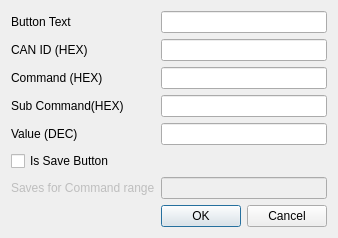
<?xml version="1.0" encoding="UTF-8"?>
<ui version="4.0">
 <class>ButtonEditDialog</class>
 <widget class="QDialog" name="ButtonEditDialog">
  <property name="geometry">
   <rect>
    <x>0</x>
    <y>0</y>
    <width>302</width>
    <height>220</height>
   </rect>
  </property>
  <property name="windowTitle">
   <string>Edit Button</string>
  </property>
  <layout class="QFormLayout" name="formLayout">
   <item row="0" column="0">
    <widget class="QLabel" name="label_2">
     <property name="text">
      <string>Button Text</string>
     </property>
    </widget>
   </item>
   <item row="0" column="1">
    <widget class="QLineEdit" name="textEdit"/>
   </item>
   <item row="1" column="0">
    <widget class="QLabel" name="label">
     <property name="text">
      <string>CAN ID (HEX)</string>
     </property>
    </widget>
   </item>
   <item row="1" column="1">
    <widget class="QLineEdit" name="CanIdEdit"/>
   </item>
   <item row="2" column="0">
    <widget class="QLabel" name="label_3">
     <property name="text">
      <string>Command (HEX)</string>
     </property>
    </widget>
   </item>
   <item row="2" column="1">
    <widget class="QLineEdit" name="CommandEdit"/>
   </item>
   <item row="3" column="0">
    <widget class="QLabel" name="label_4">
     <property name="text">
      <string>Sub Command(HEX)</string>
     </property>
    </widget>
   </item>
   <item row="3" column="1">
    <widget class="QLineEdit" name="SubCommandEdit"/>
   </item>
   <item row="4" column="0">
    <widget class="QLabel" name="label_5">
     <property name="text">
      <string>Value (DEC)</string>
     </property>
    </widget>
   </item>
   <item row="4" column="1">
    <widget class="QLineEdit" name="ValueEdit"/>
   </item>
   <item row="5" column="0">
    <widget class="QCheckBox" name="isSaveButtonCheckBox">
     <property name="text">
      <string>Is Save Button</string>
     </property>
    </widget>
   </item>
   <item row="6" column="0">
    <widget class="QLabel" name="label_6">
     <property name="enabled">
      <bool>false</bool>
     </property>
     <property name="text">
      <string>Saves for Command range</string>
     </property>
    </widget>
   </item>
   <item row="6" column="1">
    <widget class="QLineEdit" name="lineEdit">
     <property name="enabled">
      <bool>false</bool>
     </property>
    </widget>
   </item>
   <item row="7" column="1">
    <widget class="QDialogButtonBox" name="buttonBox">
     <property name="orientation">
      <enum>Qt::Horizontal</enum>
     </property>
     <property name="standardButtons">
      <set>QDialogButtonBox::Cancel|QDialogButtonBox::Ok</set>
     </property>
    </widget>
   </item>
  </layout>
 </widget>
 <resources/>
 <connections>
  <connection>
   <sender>buttonBox</sender>
   <signal>accepted()</signal>
   <receiver>ButtonEditDialog</receiver>
   <slot>accept()</slot>
   <hints>
    <hint type="sourcelabel">
     <x>248</x>
     <y>254</y>
    </hint>
    <hint type="destinationlabel">
     <x>157</x>
     <y>274</y>
    </hint>
   </hints>
  </connection>
  <connection>
   <sender>buttonBox</sender>
   <signal>rejected()</signal>
   <receiver>ButtonEditDialog</receiver>
   <slot>reject()</slot>
   <hints>
    <hint type="sourcelabel">
     <x>316</x>
     <y>260</y>
    </hint>
    <hint type="destinationlabel">
     <x>286</x>
     <y>274</y>
    </hint>
   </hints>
  </connection>
 </connections>
</ui>
